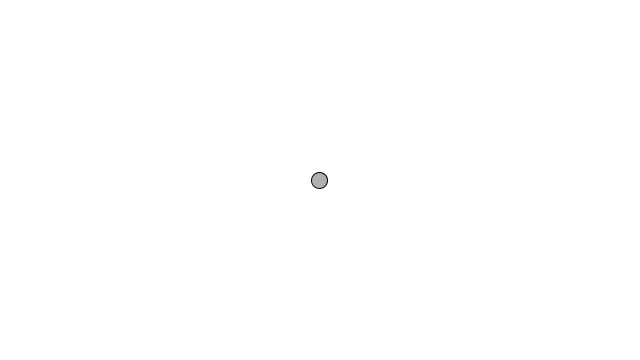
Frame 1 (no input)
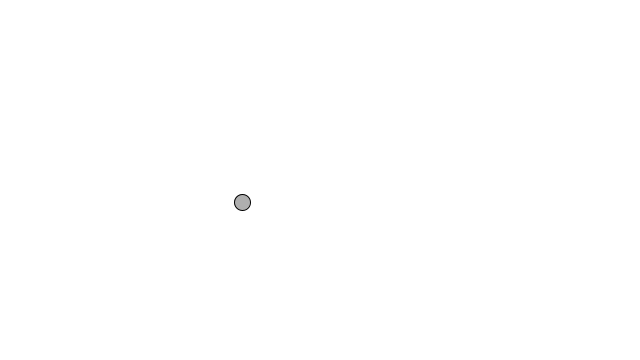
Frame 60 (the mouse pressed at the canvas centre just before this capture)
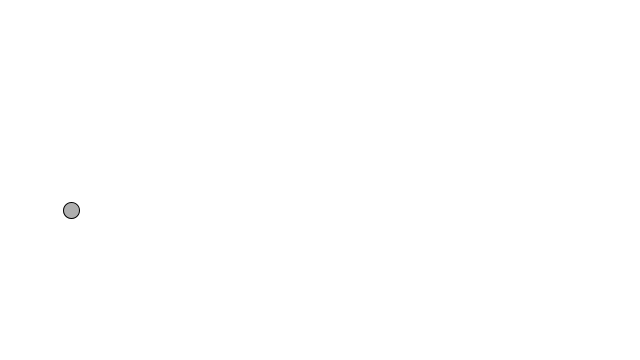
Frame 120 (the mouse held since frame 60 and released just before this capture)

The Processing sketch that drew these frames (run headless with seeded random() and noise(); from frame 60 on, the mouse is pressed at the canvas centre):

// Processing sketch: E1_6MoverWNoise
// ── E1_6MoverWNoise.pde
class Mover {
  
  PVector location;
  PVector velocity;
  PVector acceleration;
  
  float tx;
  float ty;
  float topspeed;
  
  Mover() {
    location = new PVector(width/2, height/2);
    velocity = new PVector(0,0);
    acceleration = new PVector(0,0);
    topspeed = 10;
    tx = 0;
    tx = 1000;
  
  }
  
  void update(){
    acceleration.x = map(noise(tx), 0, 1, -.1, .1);
    acceleration.y = map(noise(ty), 0, 1, -.1, .1);
    
    velocity.add(acceleration);
    location.add(velocity);
    velocity.limit(topspeed);
    tx+=.005;
    ty+=.005;
    
  }
  
  void display(){
    stroke(0);
    fill(175);
    
    ellipse(location.x, location.y, 16, 16);
  }
  
  void checkEdges(){
    if(location.x > width){
      location.x = 0;
    } else if (location.x < 0){
      location.x = width;
    }
    
    if(location.y > height){
      location.y = 0;
    } else if (location.y <0){
      location.y = height;
    }
  }
}

Mover mover;

void setup(){
  size(640, 360);
  background(255);
  mover = new Mover();
}

void draw(){
  background(255);
  mover.update();
  mover.checkEdges();
  mover.display();
}
